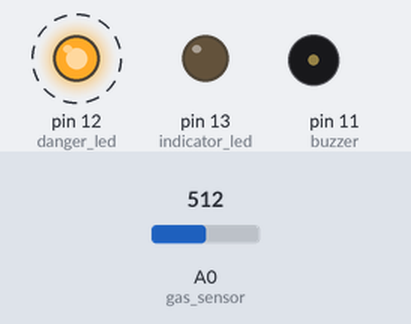
Bench run of a sketch on a simulated Arduino Uno, built with avr-gcc and run on an emulated ATmega328P. Shown: output pins drawn as LEDs (lit = HIGH), buzzer (waves = sounding). Dashed ring = blinking. Inputs (shaded band) come from the test bench; at power-on: A0 (gas_sensor) = 512. What the sketch prints to the serial monitor is not drawn.

Above: at 1.2 s.
1.3 s: A0 (gas_sensor) set to 34
4.3 s: A0 (gas_sensor) set to 27
At 5.4 s:
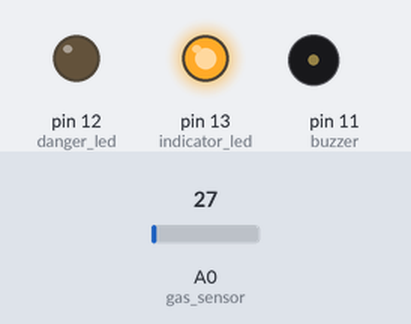
At 6.6 s:
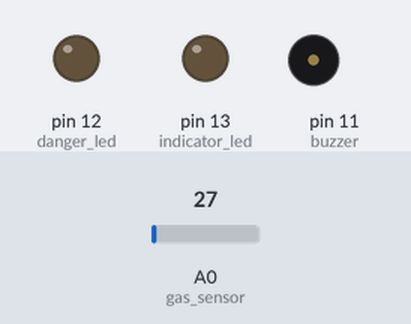
7.0 s: A0 (gas_sensor) set to 122
At 7.08 s:
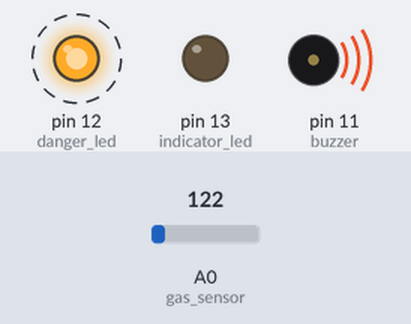
Timing chart, 0 to 16.0 s (numbered marks = the images above; inputs shaded):
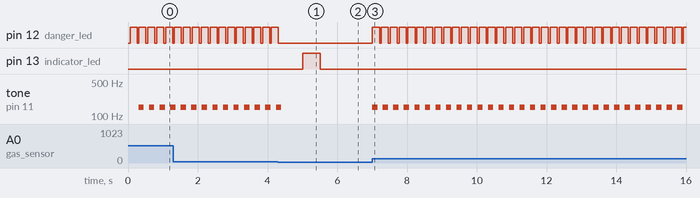

Measured:
- the behaviour switches between 31 and 30 on A0 (gas_sensor) (found by bisection; images 0 and 1)
- after the input at 4.3 s, pin 12 (danger_led): goes on until 4.3 s, then stays LOW; pin 13 (indicator_led): LOW → HIGH after 0.71 s, → LOW 0.50 s later; tone on pin 11 (buzzer): goes on until 4.4 s, then stays silent
- after the input at 7.0 s, pin 12 (danger_led): alternates HIGH for 0.20 s and LOW for 0.05 s, starting at once; pin 13 (indicator_led): stays LOW (without the input it goes to HIGH after 3.5 s); tone on pin 11 (buzzer): alternates 150 Hz for 0.15 s and silent for 0.15 s, starting at once
- by itself, pin 12 (danger_led): alternates HIGH for 0.20 s and LOW for 0.05 s
- by itself, tone on pin 11 (buzzer): alternates 150 Hz for 0.15 s and silent for 0.15 s

The sketch:

Smeller.ino
```cpp
/*
      Arduino Gas Detector Project (Smeller)

              *UPGRADED VERSION*

             Github: creatorpanda
                Creation of 2018
 */


     // -------------------------------- Danger Led Variables -------------------------------- \\

int danger_led =  12;
int danger_led_status = LOW;
long long last_action_danger_led = 0;
int danger_led_on_duration = 200;
int danger_led_off_duration = 50;


     // -------------------------------- Indicator Led Variables -------------------------------- \\

int indicator_led =  13;
int indicator_led_status = LOW;
long long last_action_indicator_led = 0;
int indicator_led_on_duration = 500;
int indicator_led_off_duration = 5000;


     // -------------------------------- Buzzer Variables -------------------------------- \\

int buzzer = 11;
int buzzer_status= LOW;
long long last_action_buzzer = 0;
int buzzer_on_duration = 150;
int buzzer_off_duration = 150;
int buzzer_beep_frequency=150;


     // -------------------------------- Gas Sensor Variables -------------------------------- \\

int gas_sensor=A0;
int gas_value;
int dangerous_value=30;


     // -------------------------------- Timer Variable -------------------------------- \\

long long current_milliseconds;


 // --------------  SETUP -------------- \\

void setup(){

  pinMode(danger_led, OUTPUT);
  pinMode(indicator_led, OUTPUT);
  pinMode(buzzer, OUTPUT);
  pinMode(gas_sensor,INPUT);
  Serial.begin(9600);

}


 // --------------  LOOP -------------- \\

void loop(){

  current_milliseconds = millis();
  gas_value=analogRead(gas_sensor);
  Serial.println(gas_value);


        // -------------------------------- Case where Air is (OK OR NOT OK) & DANGER light is ON (TURNS it OFF. we want the light go off in both cases) -------------------------------- \\

  if((danger_led_status == HIGH) && (current_milliseconds - last_action_danger_led >= danger_led_on_duration) &&( (gas_value<dangerous_value)||(gas_value>dangerous_value) ) ){

    danger_led_status=LOW;
    last_action_danger_led = current_milliseconds;
    digitalWrite(danger_led, danger_led_status);

  }


        // -------------------------------- Case where Air is NOT OK & DANGER light is OFF (TURNS it ON) -------------------------------- \\

  else if ((danger_led_status == LOW) && (current_milliseconds - last_action_danger_led >= danger_led_off_duration) &&(gas_value>dangerous_value)){

    danger_led_status=HIGH;
    last_action_danger_led = current_milliseconds;
    digitalWrite(danger_led, danger_led_status);

  }


        // -------------------------------- Case where Air is (OK OR NOT OK) & INDICATOR light is ON (TURNS it OFF. we want the light go off in both cases) -------------------------------- \\

  if((indicator_led_status == HIGH) && (current_milliseconds - last_action_indicator_led >= indicator_led_on_duration) &&( (gas_value<dangerous_value)||(gas_value>dangerous_value) ) ){

    indicator_led_status = LOW;
    last_action_indicator_led = current_milliseconds;
    digitalWrite(indicator_led, indicator_led_status);

  }


        // -------------------------------- Case where Air is OK & INDICATOR light is OFF (TURNS it ON) -------------------------------- \\

  else if ((indicator_led_status == LOW) && (current_milliseconds - last_action_indicator_led >= indicator_led_off_duration) &&(gas_value<dangerous_value) ){

    indicator_led_status = HIGH;
    last_action_indicator_led = current_milliseconds;
    digitalWrite(indicator_led, indicator_led_status);

  }


        // -------------------------------- Case where Air is NOT OK & BUZZER is OFF (EMITS SOUND) -------------------------------- \\

  if((buzzer_status == HIGH) && (current_milliseconds - last_action_buzzer >= buzzer_on_duration)  &&(gas_value>dangerous_value) ){

    buzzer_status = LOW;
    last_action_buzzer = current_milliseconds;
    tone(buzzer, buzzer_beep_frequency);

  }


        // -------------------------------- Case where Air is NOT OK & BUZZER is ON (STOPS EMITTING) -------------------------------- \\

  else if ((buzzer_status == LOW) && (current_milliseconds - last_action_buzzer >= buzzer_off_duration)){

    buzzer_status = HIGH;
    last_action_buzzer = current_milliseconds;
    noTone(buzzer);

  }


}
```
